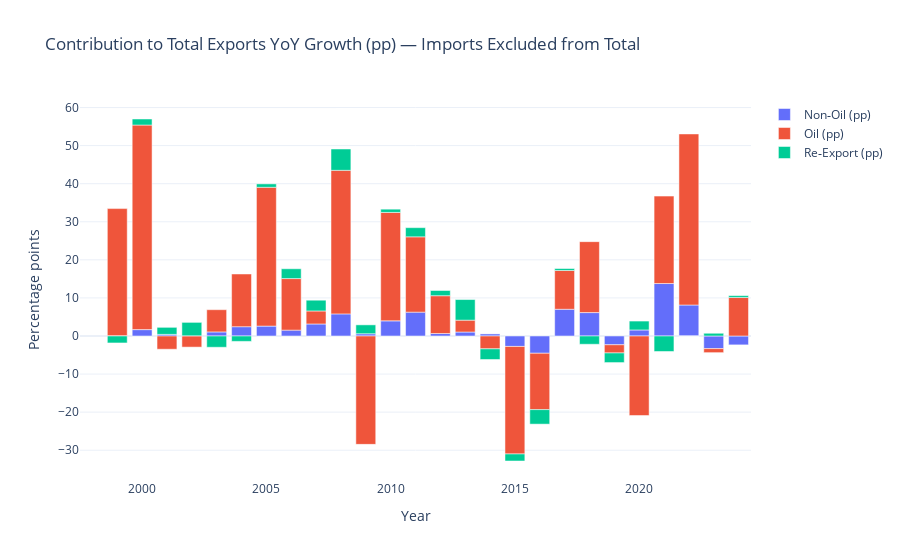

Notebook cell for this chart:
### Code cell
import plotly.graph_objects as go
fig18 = go.Figure()
fig18.add_bar(x=comp["year"], y=comp["contrib_pp_non_oil"], name="Non‑Oil (pp)")
fig18.add_bar(x=comp["year"], y=comp["contrib_pp_oil"], name="Oil (pp)")
fig18.add_bar(x=comp["year"], y=comp["contrib_pp_reexport"], name="Re‑Export (pp)")
fig18.update_layout(barmode="relative", title="Contribution to Total Exports YoY Growth (pp) — Imports Excluded from Total",
                    xaxis_title="Year", yaxis_title="Percentage points", template="plotly_white")
fig18.show()

### Figure 1 — Plotly figure (JSON) as saved in the notebook; plotly's stock layout.template omitted (floating-point values rounded to 4 significant figures)
{"data": [{"name": "Non‑Oil (pp)", "type": "bar", "x": [1998, 1999, 2000, 2001, 2002, 2003, 2004, 2005, 2006, 2007, 2008, 2009, 2010, 2011, 2012, 2013, 2014, 2015, 2016, 2017, 2018, 2019, 2020, 2021, 2022, 2023, 2024], "y": [NaN, 0.04349, 1.676, 0.4266, 0.05278, 1.067, 2.444, 2.6, 1.537, 3.159, 5.807, 0.5913, 3.973, 6.262, 0.6484, 1.044, 0.5449, -2.741, -4.541, 7.022, 6.147, -2.308, 1.584, 13.78, 8.139, -3.313, -2.334]}, {"name": "Oil (pp)", "type": "bar", "x": [1998, 1999, 2000, 2001, 2002, 2003, 2004, 2005, 2006, 2007, 2008, 2009, 2010, 2011, 2012, 2013, 2014, 2015, 2016, 2017, 2018, 2019, 2020, 2021, 2022, 2023, 2024], "y": [NaN, 33.41, 53.72, -3.477, -2.922, 5.838, 13.84, 36.45, 13.54, 3.415, 37.7, -28.46, 28.48, 19.78, 9.93, 3.117, -3.377, -28.24, -14.8, 10.18, 18.63, -2.147, -20.89, 22.96, 44.93, -1.062, 10.1]}, {"name": "Re‑Export (pp)", "type": "bar", "x": [1998, 1999, 2000, 2001, 2002, 2003, 2004, 2005, 2006, 2007, 2008, 2009, 2010, 2011, 2012, 2013, 2014, 2015, 2016, 2017, 2018, 2019, 2020, 2021, 2022, 2023, 2024], "y": [NaN, -1.83, 1.587, 1.845, 3.525, -2.958, -1.412, 0.8974, 2.573, 2.826, 5.595, 2.336, 0.8541, 2.405, 1.371, 5.414, -2.797, -1.848, -3.806, 0.5066, -2.171, -2.524, 2.336, -4.071, -0.002283, 0.7181, 0.4939]}], "layout": {"barmode": "relative", "title": {"text": "Contribution to Total Exports YoY Growth (pp) — Imports Excluded from Total"}, "xaxis": {"title": {"text": "Year"}}, "yaxis": {"title": {"text": "Percentage points"}}}}
